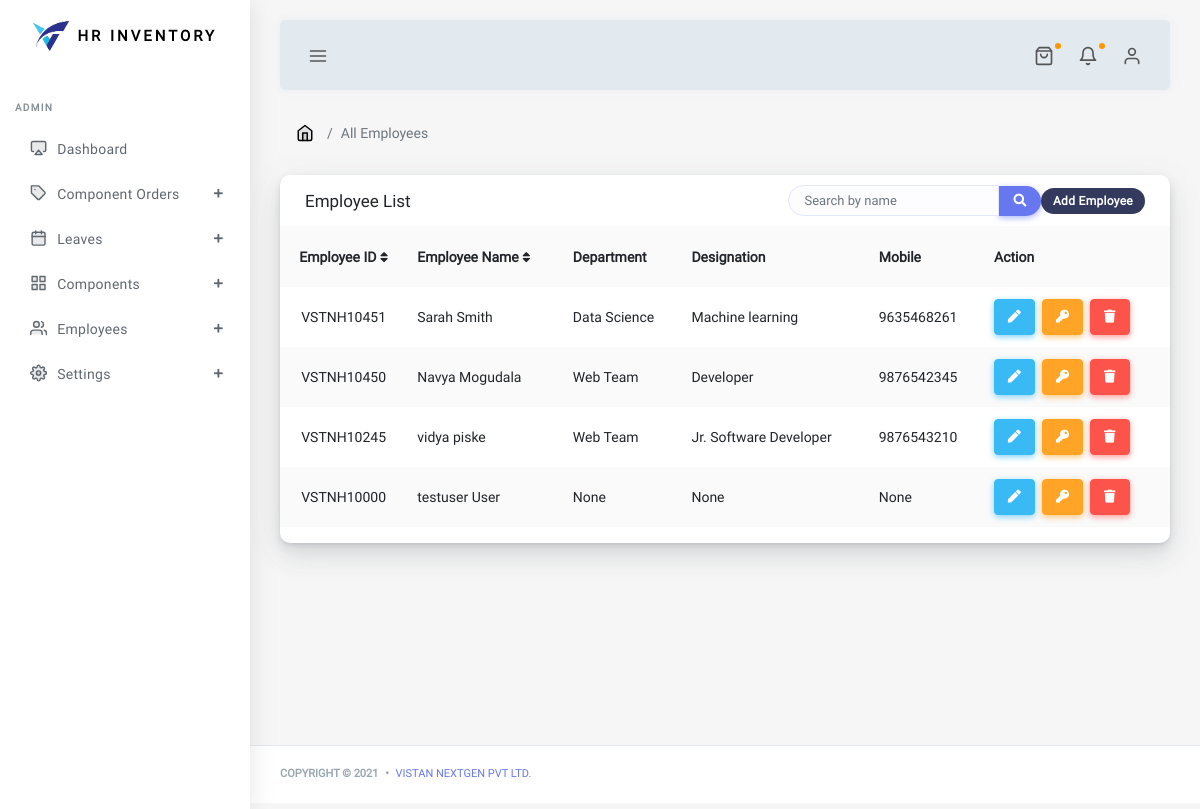
The page /accounts/all-employees (signed in) on the database its author committed.
### accounts/models.py (models this page shows)
class CustomUser(AbstractUser):
    employee_id = models.CharField(max_length = 10, null=True, blank=True)
    department = models.ForeignKey(Department, on_delete = models.CASCADE, null=True)
    mobile = models.CharField(max_length = 10, null=True, blank=True)
    gender = models.CharField(choices=gender_choices, max_length=10, default = 'male', null=True, blank=True)
    profile_pic = models.ImageField(upload_to = 'profil_images', null = True, blank = True, )
    date_of_joining = models.DateField(auto_now = True, null=True, blank=True)
    designation = models.CharField(max_length=25, null=True, blank=True)
    status = models.BooleanField(default = True)
    employee_leaves = models.IntegerField(blank=True, null=True, default = 20)
    class Meta:
        verbose_name = 'User'
        verbose_name = 'User'
        ordering = ('-id', )
    def __str__(self):
        return '{}'.format(self.first_name+" "+self.last_name)

class Department(models.Model):
    dept_name = models.CharField(max_length = 25)
    created_at = models.DateTimeField(auto_now_add=True)
    dept_description = models.TextField()
    dept_pic = models.ImageField(upload_to = 'Dept_profile_images', null = True, blank = True)
    class Meta:
        verbose_name = 'Department'
        verbose_name_plural = 'Departments'
        ordering = ('-id',)
    def __str__(self):
        return '{}'.format(self.dept_name)

### accounts/views.py (the view)
# urls.py: path('all-employees', views.allEmployees, name = 'all-employes'),
@staff_member_required(login_url='accounts:auth-login')
def allEmployees(request):
    emp = User.objects.filter(groups = 1)
    print(emp)
    return render(request, 'accounts/all_employees.html', {'emp':emp})

### accounts/templates/accounts/all_employees.html (shortened to what this page needs)
{% extends 'base.html' %}
{% load static %}
{% block content %}
      <div class="main-content">
        <section class="section">
          <ul class="breadcrumb breadcrumb-style ">
            <li class="breadcrumb-item">
              <a href="index-2.html">
                <i data-feather="home"></i></a>
            </li>
            <li class="breadcrumb-item active">All Employees</li>
          </ul>
          {% include 'accounts/emp_table.html' %}
        </section>
      </div>
    </div>
{% endblock %}

### accounts/templates/accounts/emp_table.html (shortened to what this page needs)
<div class="row">
              <div class="col-12">
                <div class="card">
                  <div class="card-header">
                    <h4>Employee List</h4>
                    <div class="card-header-form">
                      <form>
                        <div class="input-group">
                          <input type="text" class="form-control" placeholder="Search by name" id = "myInput" onkeyup="myFunction()">
                          <div class="input-group-btn">
                            <button class="btn btn-primary"><i class="fas fa-search"></i></button>
                          </div>
                          <a href="{% url 'accounts:auth-register' %}"><div class="badge badge-secondary">Add Employee</div></a>
                        </div>
                      </form>
                    </div>
                  </div>
                  <div class="table-responsive">
                  <div class="card-body p-0">
                      <table class="table table-striped" id = "myTable">
                        <tr>
                          <th class="text-center" onclick="sortTable(0)">Employee ID&nbsp;<i class="fas fa-sort"></i></th>
                          <th onclick="sortTable(1)">Employee Name&nbsp;<i class="fas fa-sort"></i></th>
                          <th>Department</th>
                          <th>Designation</th>
                          <th>Mobile</th>
                          <th>Action</th>
                        </tr>
                        {% for i in emp %}
                        <tr>
                              <td class="p-0 text-center">
                                  {{i.employee_id}}
                              </td>
                              <td>{{i.username}} {{i.last_name}}</td>
                              <td>{{i.department}}</td>
                              <td>{{i.designation}}</td>
                          <td>
                            {{i.mobile}}
                          </td>
                              <td>
                                <a class="btn btn-md btn-info" style="text-decoration: none;"
                                   href="{% url 'accounts:edit-employee' i.id %}"
                                  data-toggle="tooltip" data-placement="top"
                                  title="edit"
                                ><i class="fas fa-pen"></i> </a>&nbsp;
                                <a class="btn btn-md btn-warning" style="text-decoration: none;"
                                   href="{% url 'accounts:change-password' i.id %}"
                                  data-toggle="tooltip" data-placement="top"
                                  title="Change Password"
                                ><i class="fas fa-key"></i> </a>&nbsp;
                                <a class="btn btn-md btn-danger" style="text-decoration: none;"
                                   href="{% url 'accounts:delete-employee' i.id%}"
                                  data-toggle="tooltip" data-placement="top"
                                  title="Delete"
                                ><i class="fas fa-trash"></i> </a>&nbsp;
                              </td>
                        </tr>
                        {% endfor %}
                      </table>
                    </div>
                  </div>
                </div>
              </div>
</div>

### rows shown on the page
CustomUser: employee_id "VSTNH10451", username "Sarah", last_name "Smith", department "Data Science", designation "Machine learning", mobile "9635468261"
CustomUser: employee_id "VSTNH10450", username "Navya", last_name "Mogudala", department "Web Team", designation "Developer", mobile "9876542345"
CustomUser: employee_id "VSTNH10245", username "vidya", last_name "piske", department "Web Team", designation "Jr. Software Developer", mobile "9876543210"
CustomUser: employee_id "VSTNH10000", username "testuser", last_name "User", department "None", designation "None", mobile "None"
